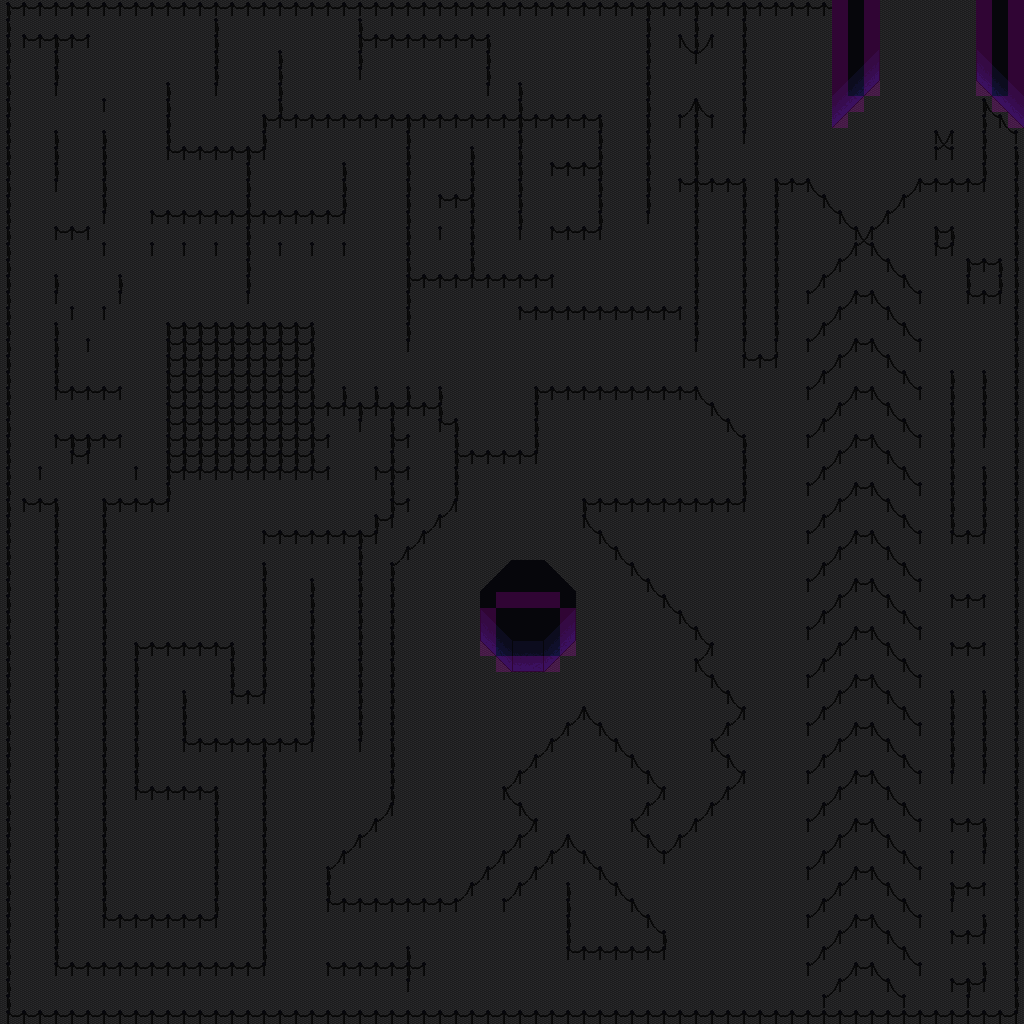

This is a level from a 2D game, rendered from its Tiled map with the project's own tilesets. A one-line summary and the map file follow, with tile-layer data summarised:
An orthogonal 64x64 tile map with 16x16 px tiles, 4 tile layers (Bottom, Poles, Top, Collision).

<map version="1.10" tiledversion="1.10.1" orientation="orthogonal" renderorder="right-down" width="64" height="64" tilewidth="16" tileheight="16" infinite="0" nextlayerid="6" nextobjectid="1">
 <properties>
  <property name="clampCamera" type="bool" value="true" />
  <property name="edges">{
	"up": {
		"type": "warp",
		"map": "blue_ghost_world.tmx",
		"pos": { "x": "match", "y":  62 },
		"transition": "fade"
	}
}</property>
  <property name="music" value="res/audio/music/ghost.ogg" />
  <property name="music_speed" type="float" value="0.7" />
  <property name="music_volume" type="float" value="2" />
  <property name="tint" value="0,0,0,127" />
  <property name="up" value="Maps\\blue_ghost_world.tmx" />
  <property name="walkableBackground" type="bool" value="true" />
 </properties>
 <tileset firstgid="1" source="blue_ghost_world.tsx" />
 <layer id="1" name="Bottom" width="64" height="64">
  <properties>
   <property name="height" type="int" value="0" />
   <property name="noCollide" type="bool" value="true" />
  </properties>
  <data>[4096 cells, 4096 non-empty, 18 distinct tile ids]</data>
 </layer>
 <layer id="2" name="Poles" width="64" height="64">
  <properties>
   <property name="height" type="int" value="0" />
  </properties>
  <data>[4096 cells, 1287 non-empty, 39 distinct tile ids]</data>
 </layer>
 <layer id="3" name="Top" width="64" height="64">
  <properties>
   <property name="abovePlayer" type="bool" value="true" />
   <property name="height" type="int" value="1" />
   <property name="noCollide" type="bool" value="true" />
  </properties>
  <data>[4096 cells, 10 non-empty, 3 distinct tile ids]</data>
 </layer>
 <layer id="4" name="Collision" width="64" height="64" opacity="0.17">
  <properties>
   <property name="draw" type="bool" value="false" />
   <property name="height" type="int" value="0" />
  </properties>
  <data>[4096 cells, 44 non-empty, 1 distinct tile ids]</data>
 </layer>
</map>
